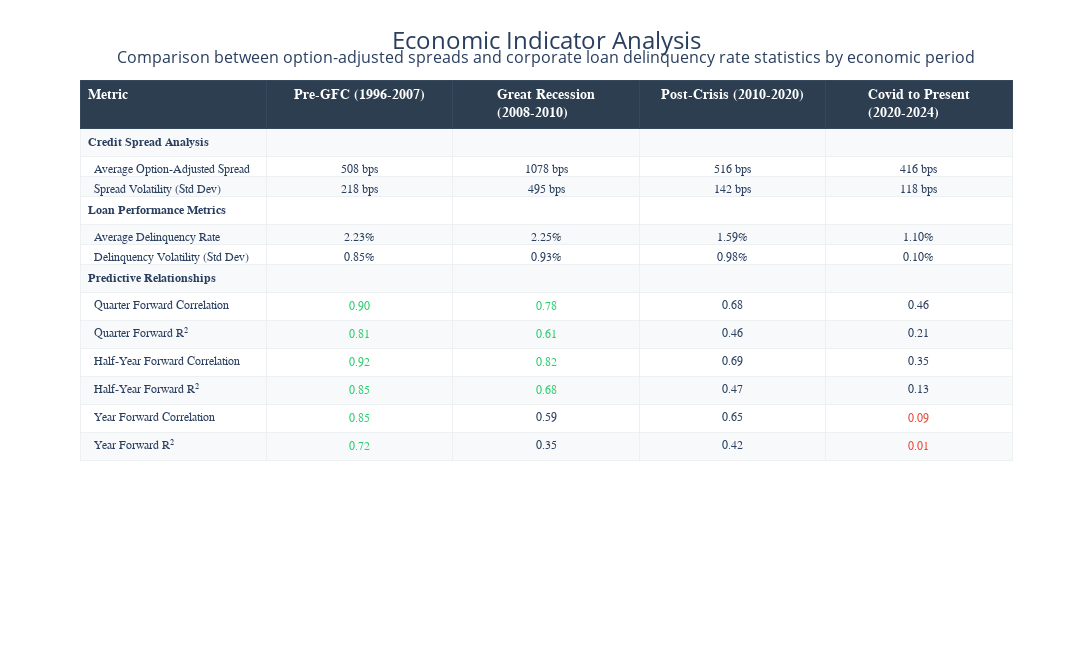
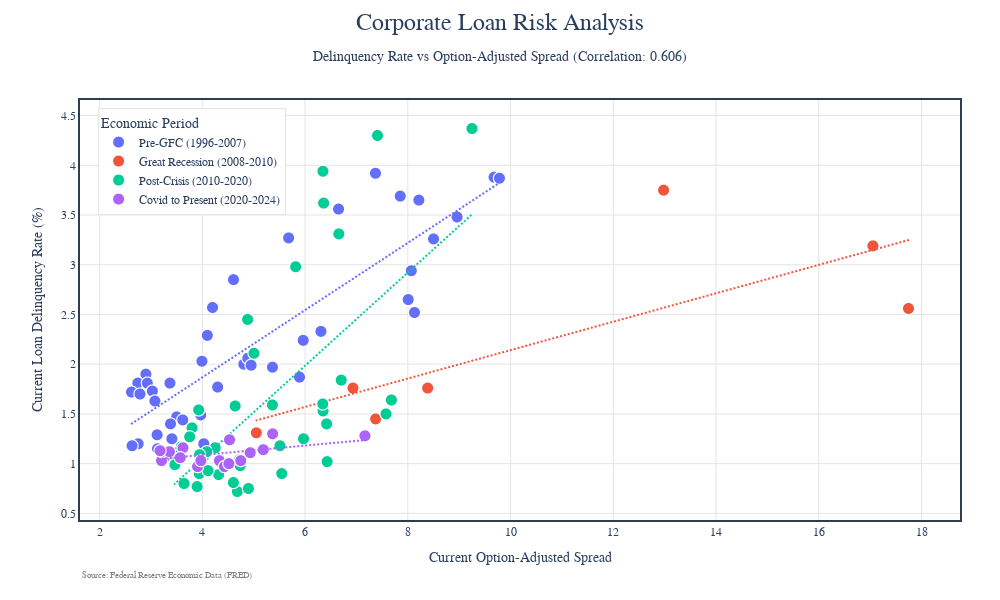
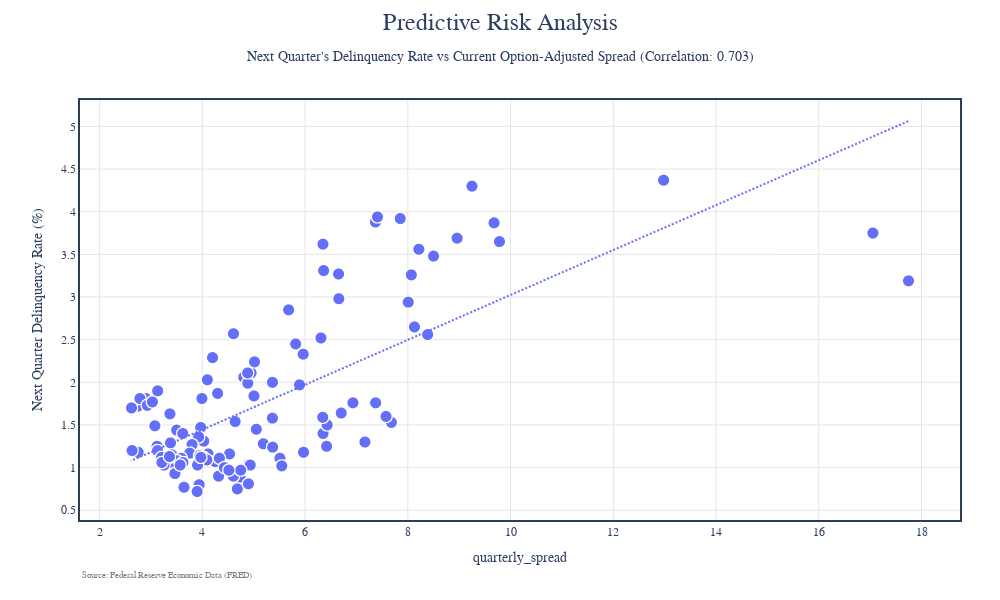
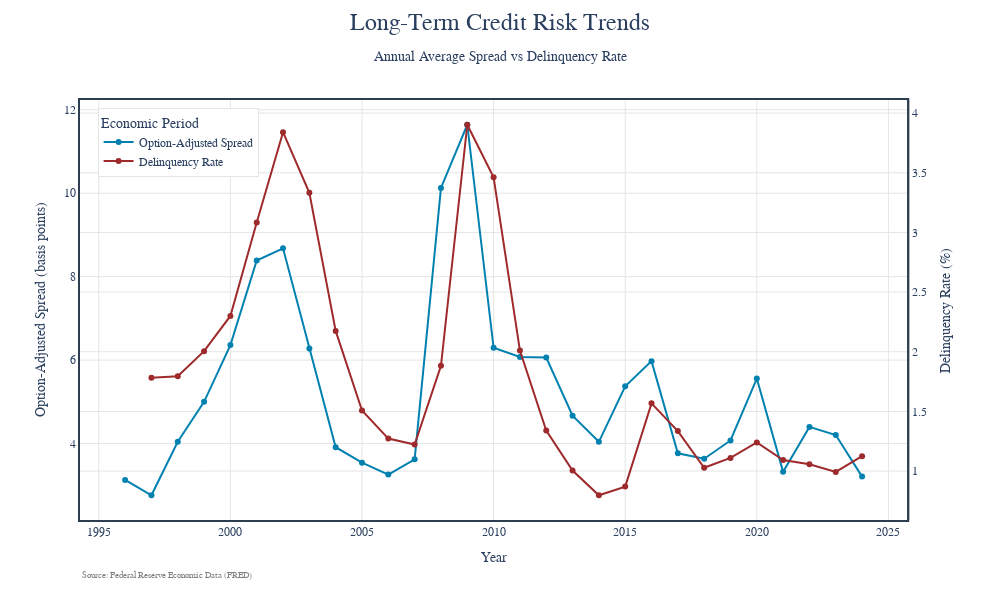

Notebook source saved alongside these figures, in order:
### Code cell
# Do all analysis and get plots
# Add this before calling fred_visualize
%load_ext autoreload
%autoreload 2
stats_table,current_plot, predictive_plot, time_series_plot = fred_visualize(df)

# Show results
stats_table.show()
current_plot.show()
predictive_plot.show()
time_series_plot.show()

fred_export(stats_table, current_plot, predictive_plot, time_series_plot)

### Figure 1 — Plotly figure (JSON) as saved in the notebook; plotly's stock layout.template omitted (floating-point values rounded to 4 significant figures)
{"data": [{"cells": {"align": ["left", "center", "center", "center", "center"], "fill": {"color": [["#f8f9fa", "#ffffff", "#f8f9fa", "#ffffff", "#f8f9fa", "#ffffff", "#f8f9fa", "#ffffff", "#f8f9fa", "#ffffff", "#f8f9fa", "#ffffff", "#f8f9fa", "#ffffff"]]}, "font": {"family": "Arial", "size": 12}, "height": 20, "line": {"color": "#ecf0f1"}, "values": [["<b>Credit Spread Analysis</b>", "  Average Option-Adjusted Spread", "  Spread Volatility (Std Dev)", "<b>Loan Performance Metrics</b>", "  Average Delinquency Rate", "  Delinquency Volatility (Std Dev)", "<b>Predictive Relationships</b>", "  Quarter Forward Correlation", "  Quarter Forward R²", "  Half-Year Forward Correlation", "  Half-Year Forward R²", "  Year Forward Correlation", "  Year Forward R²"], ["", "508 bps", "218 bps", "", "2.23%", "0.85%", "", "<span style=\"color: #2ecc71\">0.90</span>", "<span style=\"color: #2ecc71\">0.81</span>", "<span style=\"color: #2ecc71\">0.92</span>", "<span style=\"color: #2ecc71\">0.85</span>", "<span style=\"color: #2ecc71\">0.85</span>", "<span style=\"color: #2ecc71\">0.72</span>"], ["", "1078 bps", "495 bps", "", "2.25%", "0.93%", "", "<span style=\"color: #2ecc71\">0.78</span>", "<span style=\"color: #2ecc71\">0.61</span>", "<span style=\"color: #2ecc71\">0.82</span>", "<span style=\"color: #2ecc71\">0.68</span>", "0.59", "0.35"], ["", "516 bps", "142 bps", "", "1.59%", "0.98%", "", "0.68", "0.46", "0.69", "0.47", "0.65", "0.42"], ["", "416 bps", "118 bps", "", "1.10%", "0.10%", "", "0.46", "0.21", "0.35", "0.13", "<span style=\"color: #e74c3c\">0.09</span>", "<span style=\"color: #e74c3c\">0.01</span>"]]}, "header": {"align": ["left", "center", "center", "center", "center"], "fill": {"color": "#2c3e50"}, "font": {"color": "white", "family": "Arial", "size": 14}, "height": 30, "line": {"color": "#34495e"}, "values": ["<b>Metric</b>", "<b>Pre-GFC (1996-2007)</b>", "<b>Great Recession (2008-2010)</b>", "<b>Post-Crisis (2010-2020)</b>", "<b>Covid to Present (2020-2024)</b>"]}, "type": "table"}], "layout": {"annotations": [{"font": {"size": 16}, "showarrow": false, "text": "Comparison between option-adjusted spreads and corporate loan delinquency rate statistics by economic period", "x": 0.5, "xanchor": "center", "xref": "paper", "y": 1.065, "yanchor": "top", "yref": "paper"}], "height": 650, "margin": {"b": 20, "t": 80}, "title": {"font": {"size": 24}, "text": "Economic Indicator Analysis", "x": 0.5, "xanchor": "center", "y": 0.95, "yanchor": "top"}, "width": 1300}}

### Figure 2 — Plotly figure (JSON) as saved in the notebook; plotly's stock layout.template omitted (floating-point values rounded to 4 significant figures; data arrays with more than 128 entries replaced by an {"elided": "..."} marker saying what was removed)
{"data": [{"hovertemplate": "Economic Period=Pre-GFC (1996-2007)<br>Current Option-Adjusted Spread=%{x}<br>Current Loan Delinquency Rate (%)=%{y}<extra></extra>", "legendgroup": "Pre-GFC (1996-2007)", "marker": {"color": "#636efa", "line": {"color": "white", "width": 1}, "size": 12, "symbol": "circle"}, "mode": "markers", "name": "Pre-GFC (1996-2007)", "showlegend": true, "type": "scattergl", "x": {"elided": "3926 float values"}, "xaxis": "x", "y": {"elided": "3926 float values"}, "yaxis": "y"}, {"hovertemplate": "<b>OLS trendline</b><br>delinquency_rate_loans = 0.338098 * quarterly_spread + 0.515295<br>R<sup>2</sup>=0.750117<br><br>Economic Period=Pre-GFC (1996-2007)<br>Current Option-Adjusted Spread=%{x}<br>Current Loan Delinquency Rate (%)=%{y} <b>(trend)</b><extra></extra>", "legendgroup": "Pre-GFC (1996-2007)", "line": {"dash": "dot", "width": 2}, "marker": {"color": "#636efa", "symbol": "circle"}, "mode": "lines", "name": "Pre-GFC (1996-2007)", "showlegend": false, "type": "scattergl", "x": [2.621, 2.632, 2.744, 2.751, 2.785, 2.901, 2.928, 3.028, 3.076, 3.12, 3.128, 3.369, 3.38, 3.407, 3.5, 3.618, 3.968, 3.992, 4.028, 4.097, 4.198, 4.297, 4.606, 4.806, 4.885, 4.95, 5.016, 5.365, 5.679, 5.892, 5.964, 6.309, 6.652, 7.37, 7.853, 8.008, 8.068, 8.13, 8.214, 8.501, 8.96, 9.679, 9.784], "xaxis": "x", "y": [1.401, 1.405, 1.443, 1.445, 1.457, 1.496, 1.505, 1.539, 1.555, 1.57, 1.573, 1.654, 1.658, 1.667, 1.699, 1.739, 1.857, 1.865, 1.877, 1.9, 1.935, 1.968, 2.073, 2.14, 2.167, 2.189, 2.211, 2.329, 2.436, 2.507, 2.532, 2.648, 2.764, 3.007, 3.17, 3.223, 3.243, 3.264, 3.293, 3.389, 3.545, 3.788, 3.823], "yaxis": "y"}, {"hovertemplate": "Economic Period=Great Recession (2008-2010)<br>Current Option-Adjusted Spread=%{x}<br>Current Loan Delinquency Rate (%)=%{y}<extra></extra>", "legendgroup": "Great Recession (2008-2010)", "marker": {"color": "#EF553B", "line": {"color": "white", "width": 1}, "size": 12, "symbol": "circle"}, "mode": "markers", "name": "Great Recession (2008-2010)", "showlegend": true, "type": "scattergl", "x": {"elided": "638 float values"}, "xaxis": "x", "y": {"elided": "638 float values"}, "yaxis": "y"}, {"hovertemplate": "<b>OLS trendline</b><br>delinquency_rate_loans = 0.142831 * quarterly_spread + 0.713281<br>R<sup>2</sup>=0.614768<br><br>Economic Period=Great Recession (2008-2010)<br>Current Option-Adjusted Spread=%{x}<br>Current Loan Delinquency Rate (%)=%{y} <b>(trend)</b><extra></extra>", "legendgroup": "Great Recession (2008-2010)", "line": {"dash": "dot", "width": 2}, "marker": {"color": "#EF553B", "symbol": "circle"}, "mode": "lines", "name": "Great Recession (2008-2010)", "showlegend": false, "type": "scattergl", "x": [5.052, 6.932, 7.373, 8.386, 12.98, 17.05, 17.75], "xaxis": "x", "y": [1.435, 1.703, 1.766, 1.911, 2.567, 3.149, 3.248], "yaxis": "y"}, {"hovertemplate": "Economic Period=Post-Crisis (2010-2020)<br>Current Option-Adjusted Spread=%{x}<br>Current Loan Delinquency Rate (%)=%{y}<extra></extra>", "legendgroup": "Post-Crisis (2010-2020)", "marker": {"color": "#00cc96", "line": {"color": "white", "width": 1}, "size": 12, "symbol": "circle"}, "mode": "markers", "name": "Post-Crisis (2010-2020)", "showlegend": true, "type": "scattergl", "x": {"elided": "3837 float values"}, "xaxis": "x", "y": {"elided": "3837 float values"}, "yaxis": "y"}, {"hovertemplate": "<b>OLS trendline</b><br>delinquency_rate_loans = 0.468102 * quarterly_spread + -0.823423<br>R<sup>2</sup>=0.434498<br><br>Economic Period=Post-Crisis (2010-2020)<br>Current Option-Adjusted Spread=%{x}<br>Current Loan Delinquency Rate (%)=%{y} <b>(trend)</b><extra></extra>", "legendgroup": "Post-Crisis (2010-2020)", "line": {"dash": "dot", "width": 2}, "marker": {"color": "#00cc96", "symbol": "circle"}, "mode": "lines", "name": "Post-Crisis (2010-2020)", "showlegend": false, "type": "scattergl", "x": [3.46, 3.465, 3.509, 3.59, 3.643, 3.754, 3.799, 3.899, 3.928, 3.939, 3.946, 4.022, 4.086, 4.111, 4.25, 4.316, 4.604, 4.638, 4.682, 4.721, 4.737, 4.881, 4.897, 4.904, 5.005, 5.364, 5.511, 5.546, 5.817, 5.97, 6.344, 6.348, 6.35, 6.361, 6.419, 6.43, 6.657, 6.704, 7.409, 7.576, 7.68, 9.249], "xaxis": "x", "y": [0.7962, 0.7987, 0.8193, 0.8569, 0.8818, 0.9336, 0.9549, 1.002, 1.015, 1.02, 1.024, 1.059, 1.089, 1.101, 1.166, 1.197, 1.332, 1.348, 1.368, 1.386, 1.394, 1.462, 1.469, 1.472, 1.519, 1.688, 1.756, 1.773, 1.899, 1.971, 2.146, 2.148, 2.149, 2.154, 2.181, 2.186, 2.293, 2.315, 2.645, 2.723, 2.772, 3.506], "yaxis": "y"}, {"hovertemplate": "Economic Period=Covid to Present (2020-2024)<br>Current Option-Adjusted Spread=%{x}<br>Current Loan Delinquency Rate (%)=%{y}<extra></extra>", "legendgroup": "Covid to Present (2020-2024)", "marker": {"color": "#ab63fa", "line": {"color": "white", "width": 1}, "size": 12, "symbol": "circle"}, "mode": "markers", "name": "Covid to Present (2020-2024)", "showlegend": true, "type": "scattergl", "x": {"elided": "1781 float values"}, "xaxis": "x", "y": {"elided": "1781 float values"}, "yaxis": "y"}, {"hovertemplate": "<b>OLS trendline</b><br>delinquency_rate_loans = 0.0473373 * quarterly_spread + 0.897746<br>R<sup>2</sup>=0.239317<br><br>Economic Period=Covid to Present (2020-2024)<br>Current Option-Adjusted Spread=%{x}<br>Current Loan Delinquency Rate (%)=%{y} <b>(trend)</b><extra></extra>", "legendgroup": "Covid to Present (2020-2024)", "line": {"dash": "dot", "width": 2}, "marker": {"color": "#ab63fa", "symbol": "circle"}, "mode": "lines", "name": "Covid to Present (2020-2024)", "showlegend": false, "type": "scattergl", "x": [3.176, 3.206, 3.213, 3.255, 3.359, 3.569, 3.622, 3.907, 3.971, 4.333, 4.43, 4.516, 4.53, 4.747, 4.932, 5.186, 5.368, 7.165], "xaxis": "x", "y": [1.048, 1.049, 1.05, 1.052, 1.057, 1.067, 1.069, 1.083, 1.086, 1.103, 1.107, 1.112, 1.112, 1.122, 1.131, 1.143, 1.152, 1.237], "yaxis": "y"}], "layout": {"annotations": [{"font": {"color": "gray", "size": 9}, "showarrow": false, "text": "Source: Federal Reserve Economic Data (FRED)", "x": 1e-07, "xref": "paper", "y": -0.15, "yref": "paper"}], "font": {"family": "Arial", "size": 12}, "height": 600, "legend": {"bgcolor": "rgba(255, 255, 255, 0.9)", "bordercolor": "#E5E5E5", "borderwidth": 1, "title": {"text": "Economic Period"}, "tracegroupgap": 0, "x": 0.02, "y": 0.98}, "margin": {"b": 80, "l": 80, "r": 40, "t": 100}, "paper_bgcolor": "white", "plot_bgcolor": "white", "title": {"font": {"size": 24}, "text": "Corporate Loan Risk Analysis<br><span style=\"font-size: 14px\">Delinquency Rate vs Option-Adjusted Spread (Correlation: 0.606)</span>", "x": 0.5, "y": 0.95}, "width": 1000, "xaxis": {"anchor": "y", "domain": [0, 1], "gridcolor": "#E5E5E5", "gridwidth": 1, "linecolor": "#2C3E50", "linewidth": 2, "mirror": true, "showgrid": true, "showline": true, "title": {"text": "Current Option-Adjusted Spread"}}, "yaxis": {"anchor": "x", "domain": [0, 1], "gridcolor": "#E5E5E5", "gridwidth": 1, "linecolor": "#2C3E50", "linewidth": 2, "mirror": true, "showgrid": true, "showline": true, "title": {"text": "Current Loan Delinquency Rate (%)"}}}}

### Figure 3 — Plotly figure (JSON) as saved in the notebook; plotly's stock layout.template omitted (floating-point values rounded to 4 significant figures; data arrays with more than 128 entries replaced by an {"elided": "..."} marker saying what was removed)
{"data": [{"hovertemplate": "quarterly_spread=%{x}<br>Next Quarter Delinquency Rate (%)=%{y}<extra></extra>", "legendgroup": "", "marker": {"color": "#636efa", "line": {"color": "white", "width": 1}, "size": 12, "symbol": "circle"}, "mode": "markers", "name": "", "showlegend": false, "type": "scattergl", "x": {"elided": "10182 float values"}, "xaxis": "x", "y": {"elided": "10182 float values"}, "yaxis": "y"}, {"hovertemplate": "<b>OLS trendline</b><br>loan_delinq_3m_forward = 0.26327 * quarterly_spread + 0.391811<br>R<sup>2</sup>=0.494846<br><br>quarterly_spread=%{x}<br>Next Quarter Delinquency Rate (%)=%{y} <b>(trend)</b><extra></extra>", "legendgroup": "", "line": {"dash": "dot", "width": 2}, "marker": {"color": "#636efa", "symbol": "circle"}, "mode": "lines", "name": "", "showlegend": false, "type": "scattergl", "x": {"elided": "9953 float values"}, "xaxis": "x", "y": {"elided": "9953 float values"}, "yaxis": "y"}], "layout": {"annotations": [{"font": {"color": "gray", "size": 9}, "showarrow": false, "text": "Source: Federal Reserve Economic Data (FRED)", "x": 1e-07, "xref": "paper", "y": -0.15, "yref": "paper"}], "font": {"family": "Arial", "size": 12}, "height": 600, "legend": {"bgcolor": "rgba(255, 255, 255, 0.9)", "bordercolor": "#E5E5E5", "borderwidth": 1, "title": {"text": "Economic Period"}, "tracegroupgap": 0, "x": 0.02, "y": 0.98}, "margin": {"b": 80, "l": 80, "r": 40, "t": 100}, "paper_bgcolor": "white", "plot_bgcolor": "white", "title": {"font": {"size": 24}, "text": "Predictive Risk Analysis<br><span style=\"font-size: 14px\">Next Quarter's Delinquency Rate vs Current Option-Adjusted Spread (Correlation: 0.703)</span>", "x": 0.5, "y": 0.95}, "width": 1000, "xaxis": {"anchor": "y", "domain": [0, 1], "gridcolor": "#E5E5E5", "gridwidth": 1, "linecolor": "#2C3E50", "linewidth": 2, "mirror": true, "showgrid": true, "showline": true, "title": {"text": "quarterly_spread"}}, "yaxis": {"anchor": "x", "domain": [0, 1], "gridcolor": "#E5E5E5", "gridwidth": 1, "linecolor": "#2C3E50", "linewidth": 2, "mirror": true, "showgrid": true, "showline": true, "title": {"text": "Next Quarter Delinquency Rate (%)"}}}}

### Figure 4 — Plotly figure (JSON) as saved in the notebook; plotly's stock layout.template omitted (floating-point values rounded to 4 significant figures)
{"data": [{"line": {"color": "#0081AF"}, "mode": "lines+markers", "name": "Option-Adjusted Spread", "type": "scatter", "x": [1996, 1997, 1998, 1999, 2000, 2001, 2002, 2003, 2004, 2005, 2006, 2007, 2008, 2009, 2010, 2011, 2012, 2013, 2014, 2015, 2016, 2017, 2018, 2019, 2020, 2021, 2022, 2023, 2024], "xaxis": "x", "y": [3.13, 2.762, 4.045, 5, 6.359, 8.387, 8.68, 6.276, 3.913, 3.542, 3.258, 3.623, 10.13, 11.64, 6.295, 6.077, 6.061, 4.668, 4.042, 5.374, 5.975, 3.767, 3.638, 4.075, 5.559, 3.322, 4.4, 4.204, 3.208], "yaxis": "y"}, {"line": {"color": "#9E2A2B"}, "mode": "lines+markers", "name": "Delinquency Rate", "type": "scatter", "x": [1996, 1997, 1998, 1999, 2000, 2001, 2002, 2003, 2004, 2005, 2006, 2007, 2008, 2009, 2010, 2011, 2012, 2013, 2014, 2015, 2016, 2017, 2018, 2019, 2020, 2021, 2022, 2023, 2024], "xaxis": "x", "y": [null, 1.782, 1.795, 2.005, 2.3, 3.083, 3.84, 3.333, 2.175, 1.507, 1.272, 1.222, 1.883, 3.902, 3.462, 2.01, 1.34, 1.005, 0.7975, 0.87, 1.568, 1.335, 1.028, 1.11, 1.24, 1.093, 1.058, 0.9925, 1.125], "yaxis": "y2"}], "layout": {"annotations": [{"font": {"color": "gray", "size": 9}, "showarrow": false, "text": "Source: Federal Reserve Economic Data (FRED)", "x": 1e-07, "xref": "paper", "y": -0.15, "yref": "paper"}], "font": {"family": "Arial", "size": 12}, "height": 600, "legend": {"bgcolor": "rgba(255, 255, 255, 0.9)", "bordercolor": "#E5E5E5", "borderwidth": 1, "title": {"text": "Economic Period"}, "x": 0.02, "y": 0.98}, "margin": {"b": 80, "l": 80, "r": 40, "t": 100}, "paper_bgcolor": "white", "plot_bgcolor": "white", "title": {"font": {"size": 24}, "text": "Long-Term Credit Risk Trends<br><span style=\"font-size: 14px\">Annual Average Spread vs Delinquency Rate</span>", "x": 0.5, "y": 0.95}, "width": 1000, "xaxis": {"anchor": "y", "domain": [0, 0.94], "gridcolor": "#E5E5E5", "gridwidth": 1, "linecolor": "#2C3E50", "linewidth": 2, "mirror": true, "showgrid": true, "showline": true, "title": {"text": "Year"}}, "yaxis": {"anchor": "x", "domain": [0, 1], "gridcolor": "#E5E5E5", "gridwidth": 1, "linecolor": "#2C3E50", "linewidth": 2, "mirror": true, "showgrid": true, "showline": true, "title": {"text": "Option-Adjusted Spread (basis points)"}}, "yaxis2": {"anchor": "x", "gridcolor": "#E5E5E5", "gridwidth": 1, "linecolor": "#2C3E50", "linewidth": 2, "mirror": true, "overlaying": "y", "showgrid": true, "showline": true, "side": "right", "title": {"text": "Delinquency Rate (%)"}}}}
